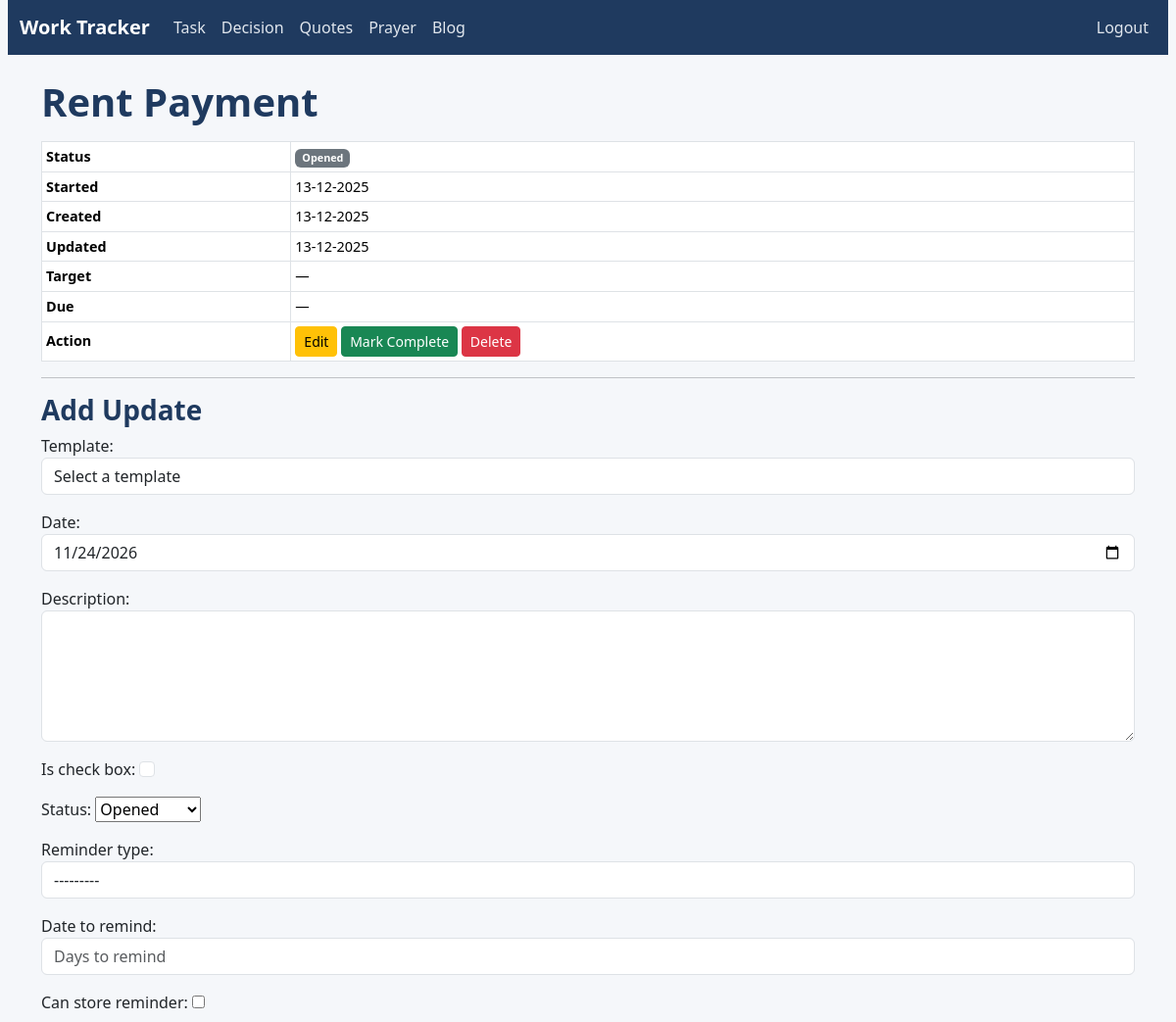
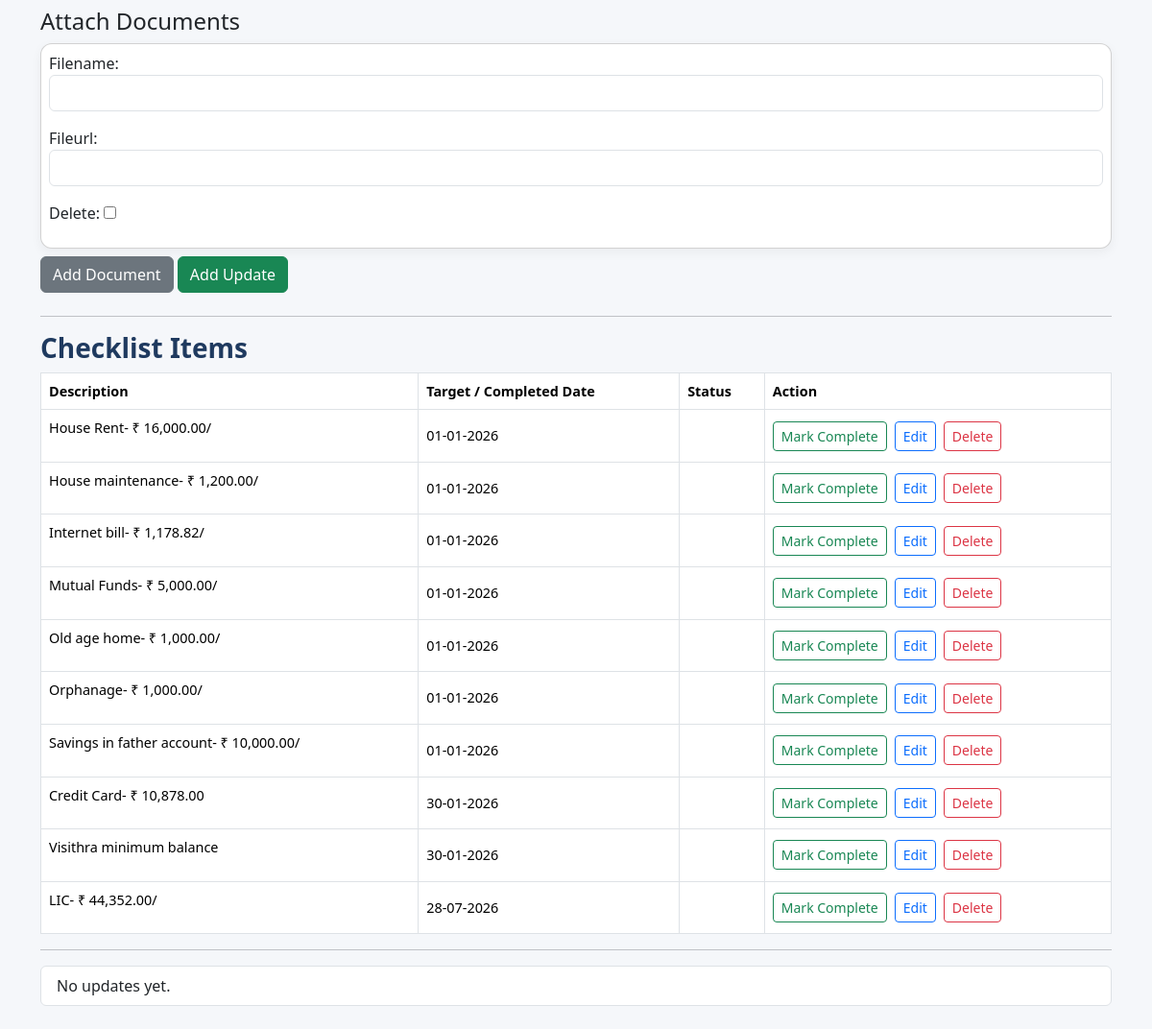
Before: /task/45/updates/ (signed in) with the older database file (2 pictures, top to bottom).
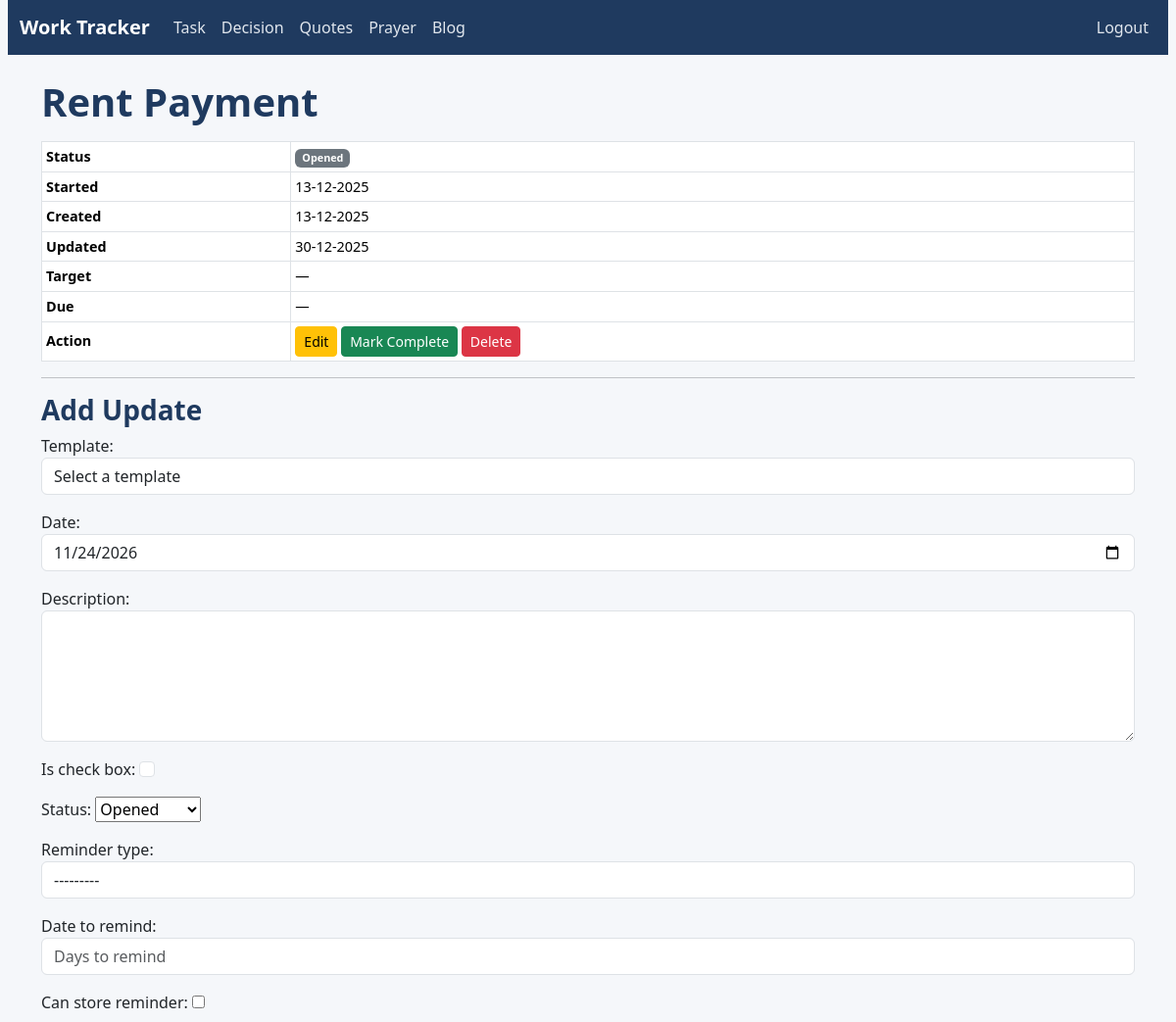
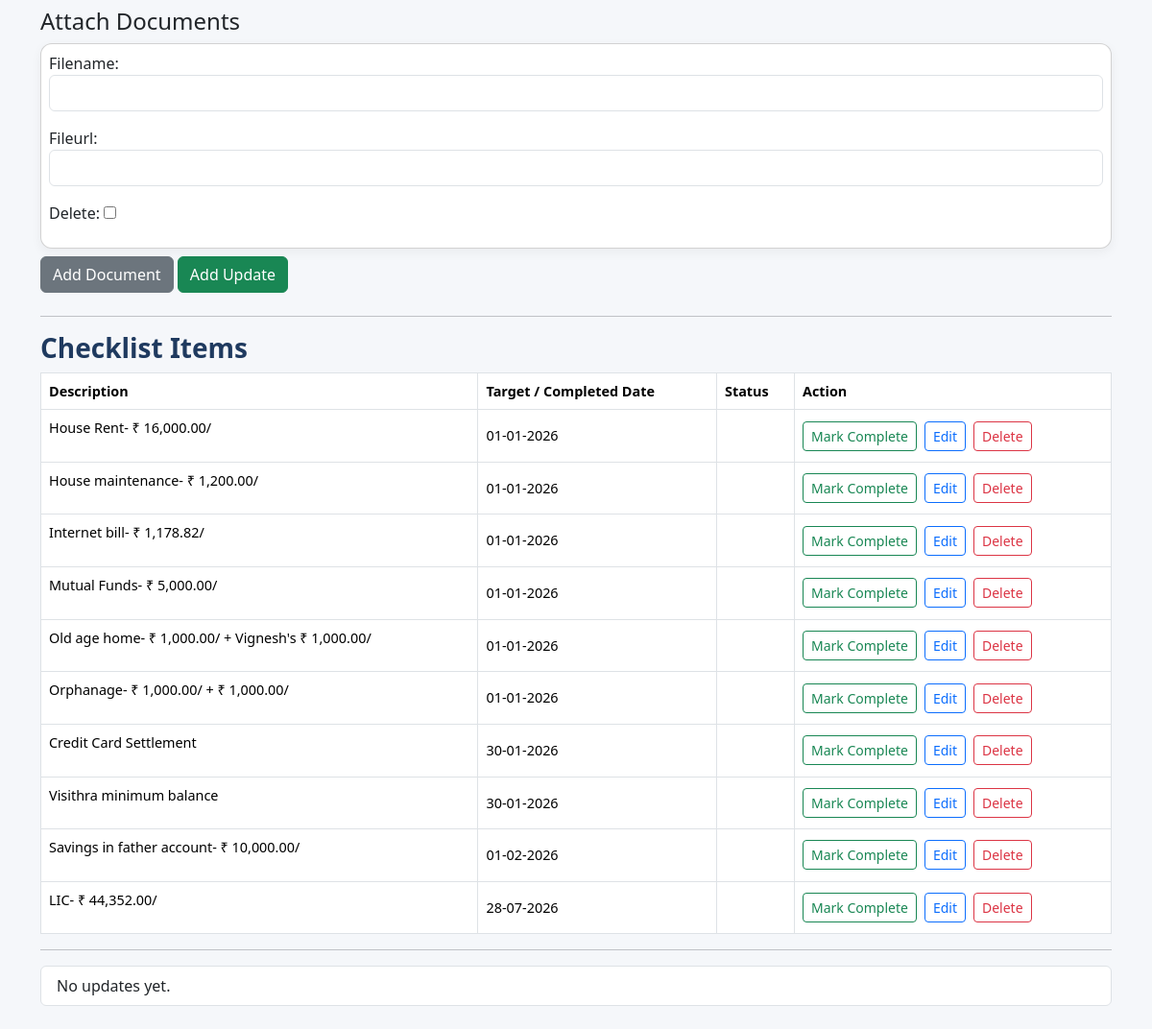
After: the same page with the newer database file (2 pictures, top to bottom).
### tracker/models.py (models this page shows, shortened)
class Task(models.Model):
    STATUS_CHOICES = [
        ('Opened', 'Opened'),
        ('InProgress', 'In Progress'),
        ('Completed', 'Completed'),
        ('Cancelled', 'Cancelled'),
        ('Hold', 'Hold'),
    ]
    name = models.CharField(max_length=200)
    status = models.CharField(max_length=20, choices=STATUS_CHOICES, default='Opened')
    task_type = models.ForeignKey(TaskType, on_delete=models.CASCADE)
    started_date = models.DateField(default=timezone.now, null=True, blank=True)
    created_date = models.DateField(auto_now_add=True)
    updated_date = models.DateField(auto_now=True)
    completed_date = models.DateField(null=True, blank=True)
    target_date = models.DateField(default=timezone.now, null=True, blank=True)
    is_bookmark = models.BooleanField(default=False)
    is_private = models.BooleanField(default=False)
    is_important = models.BooleanField(default=False)
    is_template = models.BooleanField(default=False)
    @property
    def days_till_upcoming(self):
        today = timezone.now().date()
        dates = []
        if self.started_date and self.started_date >= today:
            dates.append(self.started_date)
        if self.target_date and self.target_date >= today:
            dates.append(self.target_date)
        for upd in self.updates.all():
            if upd.status not in ['Completed', 'Cancelled'] and upd.date and upd.date >= today:
                dates.append(upd.date)
        if not dates:
            return None
        return (min(dates) - today).days

class Update(models.Model):
    STATUS_CHOICES = [
        ('Opened', 'Opened'),
        ('InProgress', 'In Progress'),
        ('Completed', 'Completed'),
        ('Cancelled', 'Cancelled')
    ]
    REMINDER_CHOICE = [
        ('Days', 'Days'),
        ('Weekly', 'Weekly'),
        ('Monthly', 'Monthly'),
        ('Yearly', 'Yearly'),
    ]
    task = models.ForeignKey(Task, on_delete=models.CASCADE, related_name='updates')
    date = models.DateField(default=timezone.now, null=True, blank=True)
    description = models.TextField()
    is_check_box = models.BooleanField(default=False)
    status = models.CharField(max_length=20, choices=STATUS_CHOICES, default='Opened')
    reminder_type = models.CharField(max_length=20, choices=REMINDER_CHOICE, null=True, blank=True)
    can_store_reminder = models.BooleanField(default=False)
    date_to_remind = models.IntegerField(null=True, blank=True)

### tracker/views.py (the view, shortened to what this page needs)
# urls.py: path('task/<int:task_id>/updates/', views.UpdateListView.as_view(), name='update_list'),
class UpdateListView(LoginRequiredMixin, View):
    def get(self, request, task_id):
        task = get_object_or_404(Task, pk=task_id)
        if task.is_private:
            if not self.request.session.get("private_access"):
                raise PermissionError("PRIVATE_ACCESS_REQUIRED")
        checkbox_updates = task.updates.filter(is_check_box=True).order_by('-status', F('date').asc(nulls_first=True), 'description')
        normal_updates   = task.updates.filter(is_check_box=False).order_by(F('date').asc(nulls_first=True),)
        form = UpdateForm()
        formset = DocumentFormSet(queryset=Document.objects.none())
        return render(request, 'tracker/update_list.html', {
            'task': task,
            'checkbox_updates': checkbox_updates,
            'updates': normal_updates,
            'form': form,
            'formset': formset,
        })
    def dispatch(self, request, *args, **kwargs):
        try:
            return super().dispatch(request, *args, **kwargs)
        except PermissionError as e:
            if str(e) == "PRIVATE_ACCESS_REQUIRED":
                return redirect("private_access", "tracker:task_list")
            raise

### tracker/forms.py
class UpdateForm(forms.ModelForm):
    template = forms.ModelChoiceField(
        queryset=UpdateTemplate.objects.all().order_by('name'),
        required=False,
        empty_label="Select a template",
        widget=forms.Select(attrs={'class': 'form-control'}),
        label="Template"
    )
    class Meta:
        model = Update
        fields = ['template', 'date', 'description', 'is_check_box', 'status', 'reminder_type', 'date_to_remind', 'can_store_reminder']
        widgets = {
            'date': forms.DateInput(attrs={'class': 'form-control', 'type': 'date'}),
            'description': forms.Textarea(attrs={'class': 'form-control', 'rows': 5}),
            'is_check_box': forms.CheckboxInput(attrs={'class': 'form-check-input'}),
            'reminder_type': forms.Select(attrs={'class': 'form-control'}),
            'date_to_remind': forms.NumberInput(attrs={
                'class': 'form-control',
                'placeholder': 'Days to remind',
                'min': 1,
                'max': 31,
                'step': 1
            }),
        }

### tracker/models.py (called while the page is built)
    def __str__(self):
        return self.name

### templates/tracker/update_list.html (shortened to what the changed rows need)
{% extends 'base.html' %}
{% load static %}
{% block content %}
<h1>{{ task.name }}</h1>
{% if not task.is_bookmark %}
<table class="table table-sm table-bordered align-middle mt-3">
  <tbody>
    <tr>
      <th>Status</th>
      <td>
        {% if task.status == 'Completed' %}
          <span class="badge bg-success">{{ task.status }}</span>
        {% elif task.status == 'InProgress' %}
          <span class="badge bg-warning text-dark">{{ task.status }}</span>
        {% elif task.status == 'Cancelled' %}
          <span class="badge bg-danger">{{ task.status }}</span>
        {% else %}
          <span class="badge bg-secondary">{{ task.status }}</span>
        {% endif %}
      </td>
    </tr>
    <tr>
      <th>Started</th>
      <td>{{ task.started_date|date:"d-m-Y"|default:"—" }}</td>
    </tr>
    <tr>
      <th>Created</th>
      <td>{{ task.created_date|date:"d-m-Y" }}</td>
    </tr>
    <tr>
      <th>Updated</th>
      <td>{{ task.updated_date|date:"d-m-Y" }}</td>
    </tr>
    <tr>
      <th>Target</th>
      <td>{{ task.target_date|date:"d-m-Y"|default:"—" }}</td>
    </tr>
    <tr>
      <th>
        {% if task.completed_date %}
          Completed
        {% else %}
          Due
        {% endif %}
      </th>
      <td>
        {% if task.completed_date %}
          <span class="text-success fw-bold">
            {{ task.completed_date|date:"d-m-Y" }}
          </span>
        {% else %}
          —
        {% endif %}
      </td>
    </tr>
    <tr>
      <th>Action</th>
      <td>
        <a href="{% url 'tracker:task_update' task.id %}" class="btn btn-sm btn-warning">Edit</a>
        {% if task.status != 'Completed' and task.status != 'Cancelled' %}
        <a href="{% url 'tracker:mark_task_complete' task.id %}" class="btn btn-sm btn-success">Mark Complete</a>
        {% endif %}
        <a href="{% url 'tracker:task_delete' task.id %}" class="btn btn-sm btn-danger">Delete</a></td>
    </tr>
  </tbody>
</table>
<hr />
{% endif %}
<h3>Add Update</h3>
<form method="POST">
  {{ form.as_p }}
  <h4>Attach Documents</h4>
  <div id="formset">
    {% for form in formset %}
      <div class="card mb-2 p-2">
        {{ form.as_p }}
      </div>
    {% endfor %}
  </div>
  <button type="button" class="btn btn-secondary mb-2" id="add-more">Add Document</button> <button type="submit" class="btn btn-success mb-2">Add Update</button>
</form>
<hr>
<h3>Checklist Items</h3>
<table class="table table-bordered">
  <thead>
    <tr>
      <th>Description</th>
      <th>Target / Completed Date</th>
      <th>Status</th>
      <th>Action</th>
    </tr>
  </thead>
  <tbody>
    {% for u in checkbox_updates %}
    <tr>
      <td>{{ u.description|linebreaks }}</td>
      <td>{{ u.date|date:"d-m-Y" }}</td>
      <td>
      </td>
      <td>
        <div class="d-flex align-items-center gap-2">
          {% if u.status != 'Completed' and u.status != 'Cancelled' %}
          <form method="POST" action="{% url 'tracker:update_complete' u.id %}">
            <button class="btn btn-outline-success btn-sm">Mark Complete</button>
          </form>
          {% endif %}
          <a href="{% url 'tracker:update_edit' u.id %}" class="btn btn-sm btn-outline-primary">Edit</a>
          <a href="{% url 'tracker:update_delete' u.id %}" class="btn btn-sm btn-outline-danger">Delete</a>
          </div>
      </td>
    </tr>
    {% empty %}
    <tr><td colspan="3">No checklist items.</td></tr>
    {% endfor %}
  </tbody>
</table>
<hr>
<ul class="list-group mt-3">
  {% for u in updates %}
  <li class="list-group-item">
    <div>
      <strong>{{ u.date|date:"d-m-Y" }}</strong>
      <div class="float-end">
        <a href="{% url 'tracker:update_edit' u.id %}" class="btn btn-sm btn-outline-primary">Edit</a>
        <a href="{% url 'tracker:update_delete' u.id %}" class="btn btn-sm btn-outline-danger">Delete</a>
      </div>
      <br>
      {{ u.description|linebreaks }}
      {% if u.status == 'Completed' %}
        <p class="text-success fw-bold">— {{ u.status }}</p>
      {% elif u.status == 'InProgress' %}
        <p class="text-warning fw-bold">— {{ u.status }}</p>
      {% elif u.status == 'Cancelled' %}
        <p class="text-danger fw-bold">— {{ u.status }}</p>
      {% endif %}
      {% if u.documents.all %}
      <div class="mt-2 d-flex flex-wrap gap-2">
        {% for doc in u.documents.all %}
          {% if doc.filetype == 'pdf' %}
            <a href="{% url 'tracker:document_view' doc.id %}" class="btn btn-outline-danger d-flex align-items-center">
              <i class="bi bi-file-earmark-pdf-fill me-2"></i> {{ doc.filename }}
            </a>
          {% elif doc.filetype == 'image' %}
            <a href="{% url 'tracker:document_view' doc.id %}">
              <img src="{{ doc.github_url }}" alt="{{ doc.filename }}" style="max-width:100px; border-radius:5px;">
            </a>
          {% elif doc.filetype == 'video' %}
            <a href="{% url 'tracker:document_view' doc.id %}" class="btn btn-outline-dark d-flex align-items-center">
              <i class="bi bi-camera-video-fill me-2"></i> {{ doc.filename }}
            </a>
          {% else %}
            <a href="{{ doc.github_url }}" class="btn btn-outline-secondary d-flex align-items-center">
              <i class="bi bi-file-earmark-fill me-2"></i> {{ doc.filename }}
            </a>
          {% endif %}
        {% endfor %}
      </div>
      {% endif %}
    </div>
  </li>
  {% empty %}
  <li class="list-group-item">No updates yet.</li>
  {% endfor %}
</ul>
{% endblock %}

Changed rows visible on the page:
changed Task "Rent Payment": updated_date "13-12-2025" → "30-12-2025"
changed Update: description "Old age home- ₹ 1,000.00/" → "Old age home- ₹ 1,000.00/ + Vignesh's ₹ 1,000.00/"
changed Update: description "Orphanage- ₹ 1,000.00/" → "Orphanage- ₹ 1,000.00/ + ₹ 1,000.00/"
changed Update: description "Credit Card- ₹ 10,878.00" → "Credit Card Settlement"
changed Update "Savings in father account- ₹ 10,000.00/": date "01-01-2026" → "01-02-2026"; moves down the list
